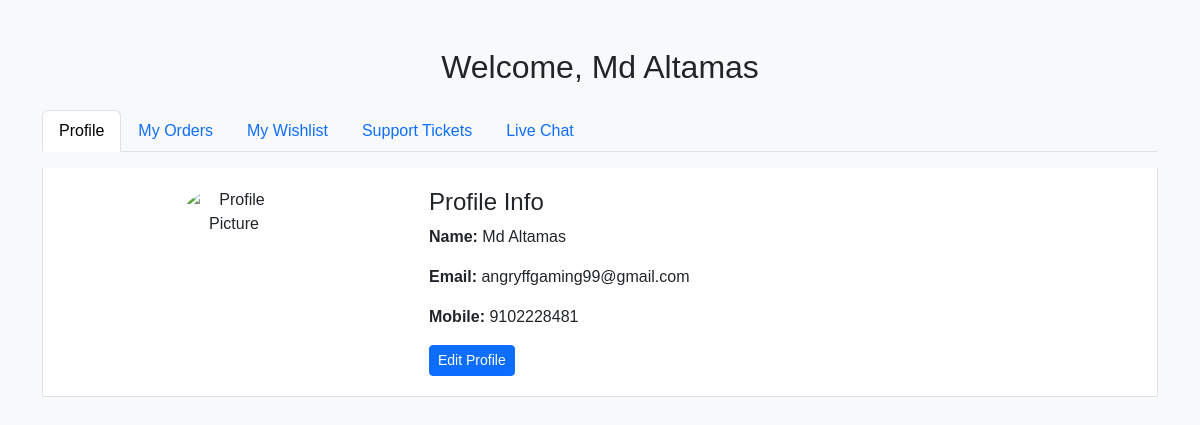
The app's page /account.php (signed in) with its own data.
### tables this page shows
CREATE TABLE `users` (
  `id` int(11) NOT NULL,
  `name` varchar(255) NOT NULL,
  `email` varchar(255) DEFAULT NULL,
  `phone` varchar(15) DEFAULT NULL,
  `password` varchar(255) NOT NULL,
  `profile_picture` varchar(255) DEFAULT NULL,
  `created_at` timestamp NOT NULL DEFAULT current_timestamp(),
  `mobile` varchar(15) NOT NULL,
  `status` enum('active','inactive','banned') DEFAULT 'active',
  `is_banned` tinyint(1) DEFAULT 0,
  `reset_token` varchar(255) DEFAULT NULL,
  `reset_token_expiry` datetime DEFAULT NULL,
  `reset_otp` varchar(6) DEFAULT NULL,
  `reset_otp_expiry` datetime DEFAULT NULL,
  `last_seen` datetime DEFAULT current_timestamp() ON UPDATE current_timestamp(),
  `last_active` datetime DEFAULT current_timestamp(),
  `referral_code` varchar(20) DEFAULT NULL,
  `referred_by` varchar(20) DEFAULT NULL,
  `referral_earned` tinyint(1) DEFAULT 0,
  `wallet_balance` decimal(10,2) DEFAULT 0.00
);

### my_orders.php (the view, shortened to what this page needs)
?><!DOCTYPE html><html lang="en">
<head>
    <link rel="stylesheet" href="https://cdn.jsdelivr.net/npm/bootstrap@5.3.0/dist/css/bootstrap.min.css">
</head>
<body>
</body>
</html>

### account.php (shortened to what this page needs)
<?php
include 'config.php';
$user_id = $_SESSION['user_id'];
$user_query = mysqli_query($conn, "SELECT * FROM users WHERE id = '$user_id'");
$user = mysqli_fetch_assoc($user_query);
?>
<!DOCTYPE html>
<html lang="en">
<head>
    <link href="https://cdn.jsdelivr.net/npm/bootstrap@5.3.3/dist/css/bootstrap.min.css" rel="stylesheet">
</head>
<body>
<div class="container py-5">
    <h2 class="text-center mb-4">Welcome, <?= htmlspecialchars($user['name']) ?></h2>
    <ul class="nav nav-tabs mb-3" id="accountTabs" role="tablist">
        <li class="nav-item" role="presentation">
            <button class="nav-link active" id="profile-tab" data-bs-toggle="tab" data-bs-target="#profile" type="button">Profile</button>
        </li>
        <li class="nav-item" role="presentation">
            <button class="nav-link" id="orders-tab" data-bs-toggle="tab" data-bs-target="#orders" type="button">My Orders</button>
        </li>
        <li class="nav-item" role="presentation">
            <button class="nav-link" id="wishlist-tab" data-bs-toggle="tab" data-bs-target="#wishlist" type="button">My Wishlist</button>
        </li>
        <li class="nav-item" role="presentation">
            <button class="nav-link" id="support-tab" data-bs-toggle="tab" data-bs-target="#support" type="button">Support Tickets</button>
        </li>
        <li class="nav-item" role="presentation">
            <button class="nav-link" id="chat-tab" data-bs-toggle="tab" data-bs-target="#chat" type="button">Live Chat</button>
        </li>
    </ul>
    <div class="tab-content" id="accountTabsContent">
        <div class="tab-pane fade show active" id="profile" role="tabpanel">
            <div class="row">
                <div class="col-md-4 text-center">
                    <img src="uploads/<?= $user['profile_pic'] ?? 'default.png' ?>" alt="Profile Picture" class="profile-img mb-3">
                </div>
                <div class="col-md-8">
                    <h4>Profile Info</h4>
                    <p><strong>Name:</strong> <?= htmlspecialchars($user['name']) ?></p>
                    <p><strong>Email:</strong> <?= htmlspecialchars($user['email']) ?></p>
                    <p><strong>Mobile:</strong> <?= htmlspecialchars($user['mobile']) ?></p>
                    <a href="edit_profile.php" class="btn btn-primary btn-sm">Edit Profile</a>
                </div>
            </div>
        </div>
            <?php include 'my_orders.php'; ?>
            <?php include 'my_wishlist.php'; ?>
            <?php include 'my_tickets.php'; ?>
    </div>
</div>
</body>
</html>

### account.php (style rules this page uses)
body { background: #f8f9fa; }
.nav-tabs .nav-link.active { background-color: #0d6efd; color: white; }
.tab-content { background: white; padding: 20px; border: 1px solid #dee2e6; border-top: none; }
.profile-img { width: 120px; height: 120px; object-fit: cover; border-radius: 50%; }

### my_wishlist.php (style rules this page uses)
body { background-color: #f8f9fa; }

### my_tickets.php (style rules this page uses)
body { font-family: Arial, sans-serif; }
img { max-width: 100px; height: auto; }

### records on screen
users: name "Md Altamas", email "angryffgaming99@gmail.com", mobile "9102228481"
